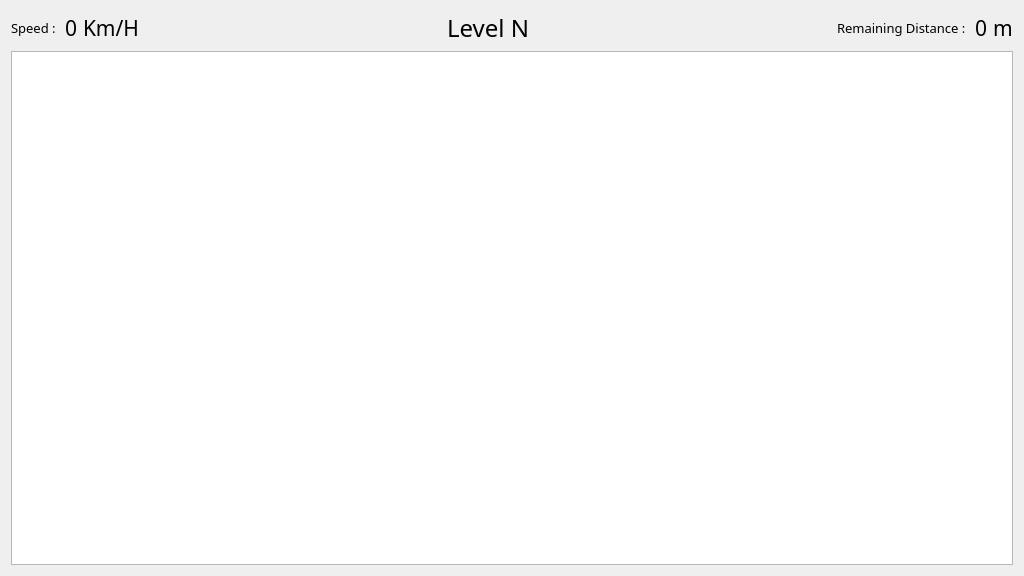
<?xml version="1.0" encoding="UTF-8"?>
<ui version="4.0">
 <class>Widget</class>
 <widget class="QWidget" name="Widget">
  <property name="geometry">
   <rect>
    <x>0</x>
    <y>0</y>
    <width>1024</width>
    <height>576</height>
   </rect>
  </property>
  <property name="windowTitle">
   <string>Widget</string>
  </property>
  <layout class="QVBoxLayout" name="verticalLayout_2">
   <item>
    <layout class="QVBoxLayout" name="verticalLayout">
     <item>
      <layout class="QHBoxLayout" name="horizontalLayout_3">
       <item>
        <layout class="QHBoxLayout" name="horizontalLayout">
         <item>
          <widget class="QLabel" name="label">
           <property name="font">
            <font>
             <family>AKbalthom Freehand</family>
             <pointsize>10</pointsize>
            </font>
           </property>
           <property name="text">
            <string>Speed : </string>
           </property>
          </widget>
         </item>
        </layout>
       </item>
       <item>
        <widget class="QLabel" name="speedIndicator">
         <property name="font">
          <font>
           <family>AKbalthom HighSchool-Frame</family>
           <pointsize>16</pointsize>
          </font>
         </property>
         <property name="text">
          <string>0</string>
         </property>
        </widget>
       </item>
       <item>
        <layout class="QHBoxLayout" name="horizontalLayout_2">
         <item>
          <widget class="QLabel" name="label_4">
           <property name="font">
            <font>
             <family>AKbalthom HighSchool-Frame</family>
             <pointsize>16</pointsize>
            </font>
           </property>
           <property name="text">
            <string>Km/H</string>
           </property>
          </widget>
         </item>
         <item>
          <spacer name="horizontalSpacer_2">
           <property name="orientation">
            <enum>Qt::Horizontal</enum>
           </property>
           <property name="sizeHint" stdset="0">
            <size>
             <width>40</width>
             <height>20</height>
            </size>
           </property>
          </spacer>
         </item>
         <item>
          <widget class="QLabel" name="levelIndicator">
           <property name="font">
            <font>
             <family>AKbalthom HighSchool-Frame</family>
             <pointsize>18</pointsize>
            </font>
           </property>
           <property name="text">
            <string>Level N</string>
           </property>
           <property name="alignment">
            <set>Qt::AlignCenter</set>
           </property>
          </widget>
         </item>
         <item>
          <spacer name="horizontalSpacer">
           <property name="orientation">
            <enum>Qt::Horizontal</enum>
           </property>
           <property name="sizeHint" stdset="0">
            <size>
             <width>40</width>
             <height>20</height>
            </size>
           </property>
          </spacer>
         </item>
         <item>
          <widget class="QLabel" name="label_2">
           <property name="font">
            <font>
             <family>AKbalthom Freehand</family>
             <pointsize>10</pointsize>
            </font>
           </property>
           <property name="text">
            <string>Remaining Distance : </string>
           </property>
          </widget>
         </item>
         <item>
          <widget class="QLabel" name="RemainingDistanceIndicator">
           <property name="font">
            <font>
             <family>AKbalthom HighSchool-Frame</family>
             <pointsize>16</pointsize>
            </font>
           </property>
           <property name="text">
            <string>0</string>
           </property>
          </widget>
         </item>
         <item>
          <widget class="QLabel" name="label_3">
           <property name="font">
            <font>
             <family>AKbalthom HighSchool-Frame</family>
             <pointsize>16</pointsize>
            </font>
           </property>
           <property name="text">
            <string>m</string>
           </property>
          </widget>
         </item>
        </layout>
       </item>
      </layout>
     </item>
     <item>
      <widget class="QGraphicsView" name="graphicsView"/>
     </item>
    </layout>
   </item>
  </layout>
 </widget>
 <layoutdefault spacing="6" margin="11"/>
 <resources/>
 <connections/>
</ui>
